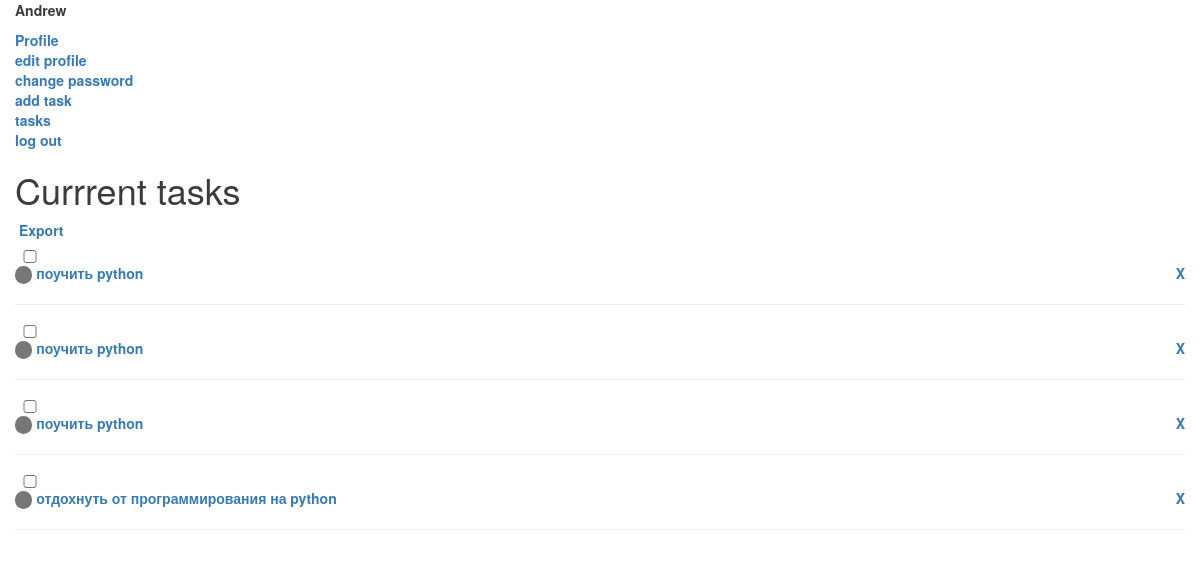
/tasks/list/ (signed in), run on the app's committed database.
### tasks/models.py (models this page shows, shortened)
class TodoItem(models.Model):
    PRIORITY_HIGH = 1
    PRIORITY_MEDIUM = 2
    PRIORITY_LOW = 3
    PRIORITY_CHOISES = [
        (PRIORITY_HIGH, 'High priority'),
        (PRIORITY_MEDIUM, 'Medium priority'),
        (PRIORITY_LOW, 'Low priority'),
    ]
    description = models.CharField(max_length=64)
    is_completed = models.BooleanField("executed", default=False)
    created = models.DateTimeField(auto_now_add=True)
    updated = models.DateTimeField(auto_now=True)
    owner = models.ForeignKey(
        User,
        on_delete=models.CASCADE,
        related_name='tasks'
    )
    priority = models.IntegerField(
        'Priority', choices=PRIORITY_CHOISES, default=PRIORITY_MEDIUM
    )
    def __str__(self):
        return self.description.lower()
    class Meta:
        ordering = ('-created',)

### tasks/views.py (the view)
# urls.py: path('list/', views.TaskListView.as_view(), name='list'),
class TaskListView(LoginRequiredMixin, ListView):
    model=TodoItem
    context_object_name = 'tasks'
    template_name = 'tasks/list.html'
    def get_queryset(self):
        user = self.request.user
        if user.is_anonymous:
            return []
        return user.tasks.all()

### tasks/templates/tasks/list.html (shortened to what this page needs)
{% extends 'base.html' %}
{% load static %}
{% block main_content %}
    <h1>Currrent tasks</h1>
    <p>&nbsp;<a href="{% url "tasks:export"%}">Export</a></p>
        <ul id='todo-list'>
        {% for task in tasks %}
            {% if task.is_completed %}
            <li class="completed">
                <input class='checkbox' data-uid={{task.id}} type='checkbox' disabled='disabled' checked='checked' />
            {% else %}
            <li>
                <input class='checkbox' data-uid={{task.id}} type='checkbox' />
            {% endif %}
            {% if task.priority == task.PRIORITY_HIGH %}
                <span class="badge badge-pill badge-danger">&nbsp;</span>
            {% elif task.priority == task.PRIORITY_MEDIUM %}
                <span class="badge badge-pill badge-secondary">&nbsp;</span>
            {% elif task.priority == task.PRIORITY_LOW %}
                <span class="badge badge-pill badge-success">&nbsp;</span>
            {% endif %}
                <a href={% url 'tasks:details' task.id %}>{{ task }}</a>
                <a class='remove' href={% url 'tasks:delete' task.id %}>X</a>
                <hr/>
            </li>
        {% endfor %}
        </ul>
{% endblock main_content %}

### templates/base.html (shortened to what this page needs)
{% load static %}
<html>
    <head>
        <link rel='stylesheet' href="{% static 'css/styles.css' %}">
        <link rel="stylesheet" href="https://maxcdn.bootstrapcdn.com/bootstrap/3.3.7/css/bootstrap.min.css"
>
    </head>
    <body>
        <div class='container'>
            <div class='row'>
                <div class='side_bar col'>
                    {% block side_bar %}
                        {% if user.is_authenticated %}
                            <p>{{ user.first_name }}</p>
                            <ul>
                                <li><a href='#'>Profile</a></li>
                                <li><a href='{% url 'accounts:edit' %}'>edit profile</a></li>
                                <li><a href='{% url 'accounts:password-change' %}'>change password</a></li>
                                <li><a href='{% url 'tasks:create' %}'>add task</a></li>
                                <li><a href='{% url 'tasks:list' %}'>tasks</a></li>
                                <li><a href='{% url 'accounts:logout' %}'>log out</a></li>
                            </ul>
                        {% endif %}
                    {% endblock side_bar %}
                </div>
                <div class='main_content col-8'>
                    {% block main_content %}
                    {% endblock main_content %}
                </div>
            </div>
        </div>
    </body>
</html>

### static/css/styles.css (style rules this page uses)
.container { margin: 0 auto; min-width: 500px; width: 45%; text-align: left; color: #3b3b3b; font-weight: bold; }
ul { padding: 0; text-align: left; list-style: none; }
hr { border-bottom: 0em; margin: 15px 0; }
input[type="checkbox"] { width: 30px; }
.remove { float: right; cursor: pointer; }

### data on the page
TodoItem: description "поучить python"
TodoItem: description "поучить python"
TodoItem: description "поучить python"
TodoItem: description "отдохнуть от программирования на python"

### other printed values
{{ user.first_name }} "Andrew"
